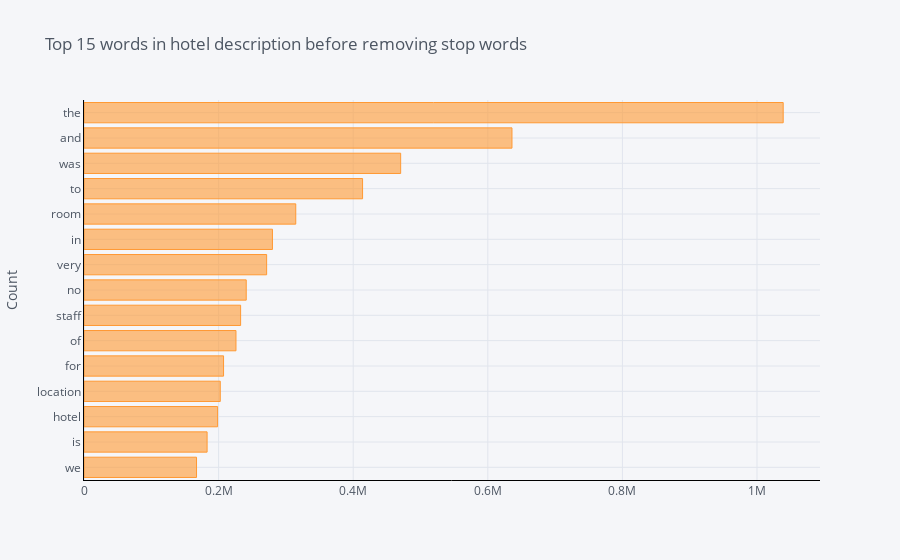

The notebook cell saved with this chart:
### Markdown cell above
### Without Stopwords

### Code cell
common_words = get_top_n_words(hotel_review['review_text'], 15,y=(1,1))
df3 = pd.DataFrame(common_words, columns = ['review_text' , 'count'])
df3.groupby('review_text').sum()['count'].sort_values().iplot(kind='barh', yTitle='Count', linecolor='black', title='Top 15 words in hotel description before removing stop words')

### Figure 1 — Plotly figure (JSON) as saved in the notebook; plotly's stock layout.template omitted (floating-point values rounded to 4 significant figures)
{"data": [{"marker": {"color": "rgba(255, 153, 51, 0.6)", "line": {"color": "rgba(255, 153, 51, 1.0)", "width": 1}}, "name": "count", "orientation": "h", "text": "", "type": "bar", "x": [167190, 182913, 198490, 202475, 207371, 225807, 232715, 241052, 271372, 280011, 314653, 413923, 470523, 635918, 1038922], "y": ["we", "is", "hotel", "location", "for", "of", "staff", "no", "very", "in", "room", "to", "was", "and", "the"]}], "layout": {"legend": {"bgcolor": "#F5F6F9", "font": {"color": "#4D5663"}}, "paper_bgcolor": "#F5F6F9", "plot_bgcolor": "#F5F6F9", "title": {"font": {"color": "#4D5663"}, "text": "Top 15 words in hotel description before removing stop words"}, "xaxis": {"gridcolor": "#E1E5ED", "linecolor": "black", "showgrid": true, "tickfont": {"color": "#4D5663"}, "title": {"font": {"color": "#4D5663"}, "text": ""}, "zerolinecolor": "#E1E5ED"}, "yaxis": {"gridcolor": "#E1E5ED", "linecolor": "black", "showgrid": true, "tickfont": {"color": "#4D5663"}, "title": {"font": {"color": "#4D5663"}, "text": "Count"}, "zerolinecolor": "#E1E5ED"}}}
